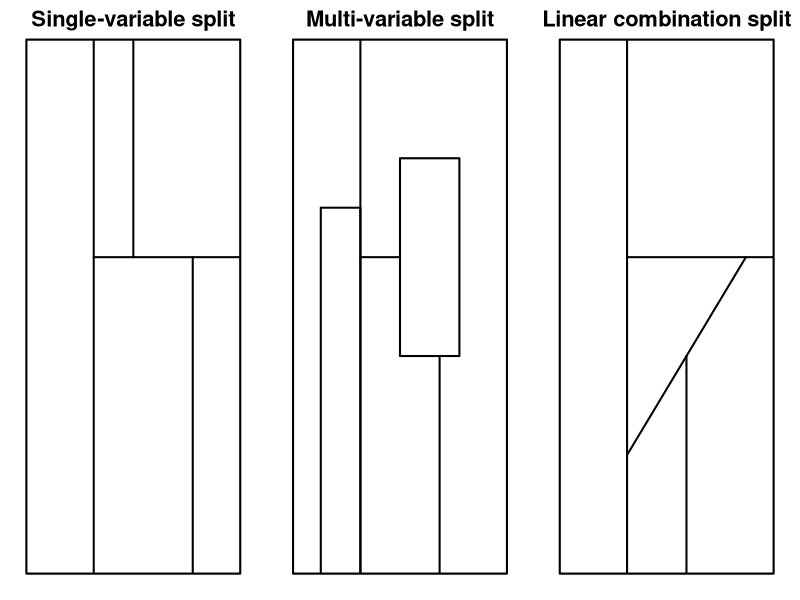

This figure's R source:
setwd("C:\\Users\\gn0061\\Google Drive\\R_code\\bsnsing_test")
w = 2

pdf(file = "fig/split_types.pdf", width = 9, height = 3)
par(mfrow = c(1, 3))
par(mar = c(2,2,3,2))

plot(0,xlim=c(0,10),ylim=c(0,10),ylab='',xlab='',pch='', xaxt = 'n', yaxt = 'n', ann = F)
abline(v = 3, lwd = w)
segments(3,6,12,6,lwd = w)
segments(8,6,8,-2, lwd = w)
segments(5,6,5,12, lwd = w)
box(lwd = w)
title(main="Single-variable split", line = 1, cex.main = 2)

plot(0,xlim=c(0,10),ylim=c(0,10),ylab='',xlab='',pch='', xaxt = 'n', yaxt = 'n', ann = F)
abline(v = 3, lwd = w)
rect(5,4,8,8, lwd = w)
rect(1,-2,3,7, lwd = w)
segments(3,6,5,6, lwd = w)
segments(7,-2,7,4, lwd = w)
box(lwd = w)
title(main="Multi-variable split", line = 1, cex.main = 2)

plot(0,xlim=c(0,10),ylim=c(0,10),ylab='',xlab='',pch='', xaxt = 'n', yaxt = 'n', ann = F)
abline(v = 3, lwd = w)
segments(3,6,12,6,lwd = w)
segments(3,2,9,6, lwd = w)
segments(6,4,6,-2, lwd = w)
box(lwd = w)
title(main="Linear combination split", line = 1, cex.main = 2)

par(mar = c(5.1, 4.1, 4.1, 2.1))
par(mfrow = c(1, 1))
dev.off()